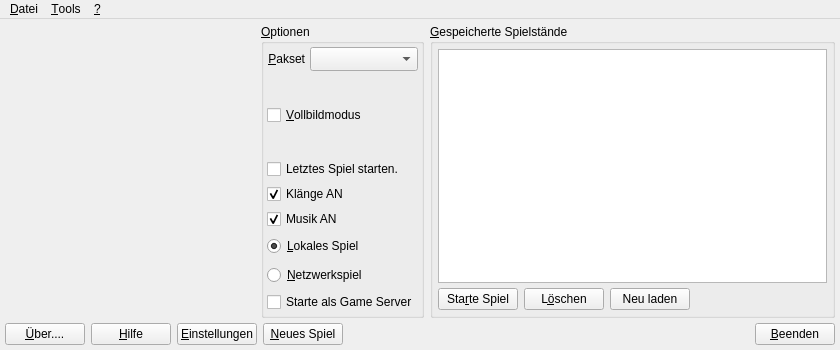
<?xml version="1.0" encoding="UTF-8"?>
<ui version="4.0">
 <class>simurun2Class</class>
 <widget class="QMainWindow" name="simurun2Class">
  <property name="windowModality">
   <enum>Qt::ApplicationModal</enum>
  </property>
  <property name="geometry">
   <rect>
    <x>0</x>
    <y>0</y>
    <width>840</width>
    <height>350</height>
   </rect>
  </property>
  <property name="minimumSize">
   <size>
    <width>0</width>
    <height>0</height>
   </size>
  </property>
  <property name="maximumSize">
   <size>
    <width>16777215</width>
    <height>16777215</height>
   </size>
  </property>
  <property name="dockNestingEnabled">
   <bool>true</bool>
  </property>
  <widget class="QWidget" name="centralWidget">
   <layout class="QVBoxLayout" name="verticalLayout_3">
    <item>
     <layout class="QHBoxLayout" name="horizontalLayout_3" stretch="0,0,1">
      <property name="spacing">
       <number>6</number>
      </property>
      <item>
       <widget class="QLabel" name="appLogoLabel">
        <property name="minimumSize">
         <size>
          <width>250</width>
          <height>250</height>
         </size>
        </property>
        <property name="maximumSize">
         <size>
          <width>250</width>
          <height>250</height>
         </size>
        </property>
        <property name="text">
         <string/>
        </property>
        <property name="pixmap">
         <pixmap resource="../simurun2.qrc">:/images/images/simutrans_starter_logo.png</pixmap>
        </property>
        <property name="scaledContents">
         <bool>true</bool>
        </property>
        <property name="alignment">
         <set>Qt::AlignCenter</set>
        </property>
        <property name="indent">
         <number>-1</number>
        </property>
        <property name="textInteractionFlags">
         <set>Qt::NoTextInteraction</set>
        </property>
       </widget>
      </item>
      <item>
       <widget class="QGroupBox" name="groupBox">
        <property name="sizePolicy">
         <sizepolicy hsizetype="Preferred" vsizetype="Preferred">
          <horstretch>0</horstretch>
          <verstretch>0</verstretch>
         </sizepolicy>
        </property>
        <property name="minimumSize">
         <size>
          <width>0</width>
          <height>0</height>
         </size>
        </property>
        <property name="maximumSize">
         <size>
          <width>16777215</width>
          <height>16777215</height>
         </size>
        </property>
        <property name="title">
         <string>&amp;Optionen</string>
        </property>
        <layout class="QVBoxLayout" name="verticalLayout_4">
         <property name="leftMargin">
          <number>3</number>
         </property>
         <property name="topMargin">
          <number>3</number>
         </property>
         <property name="rightMargin">
          <number>3</number>
         </property>
         <property name="bottomMargin">
          <number>3</number>
         </property>
         <item>
          <layout class="QGridLayout" name="gridLayout_3" columnstretch="0,1">
           <item row="1" column="0" rowspan="2" colspan="2">
            <widget class="QCheckBox" name="checkBoxFullscreen">
             <property name="minimumSize">
              <size>
               <width>0</width>
               <height>20</height>
              </size>
             </property>
             <property name="toolTip">
              <string>Simutrans im Vollbildmodus starten.</string>
             </property>
             <property name="text">
              <string>&amp;Vollbildmodus</string>
             </property>
            </widget>
           </item>
           <item row="4" column="0" colspan="2">
            <widget class="QCheckBox" name="soundCheckBox">
             <property name="minimumSize">
              <size>
               <width>100</width>
               <height>20</height>
              </size>
             </property>
             <property name="text">
              <string>Klänge AN</string>
             </property>
             <property name="checked">
              <bool>true</bool>
             </property>
            </widget>
           </item>
           <item row="3" column="0" colspan="2">
            <widget class="QCheckBox" name="lastSavedGameCheckBox">
             <property name="minimumSize">
              <size>
               <width>0</width>
               <height>20</height>
              </size>
             </property>
             <property name="toolTip">
              <string>Bei Aktivierung wird das Programmfenster 
nicht angezeigt und das zuletzt gespeicherte 
Spiel automatisch gestartet</string>
             </property>
             <property name="text">
              <string>Letztes Spiel starten.</string>
             </property>
            </widget>
           </item>
           <item row="5" column="0" colspan="2">
            <widget class="QCheckBox" name="musikCheckBox">
             <property name="minimumSize">
              <size>
               <width>0</width>
               <height>20</height>
              </size>
             </property>
             <property name="text">
              <string>Musik AN</string>
             </property>
             <property name="checkable">
              <bool>true</bool>
             </property>
             <property name="checked">
              <bool>true</bool>
             </property>
            </widget>
           </item>
           <item row="6" column="0" colspan="2">
            <widget class="QRadioButton" name="rbLokalesSpiel">
             <property name="minimumSize">
              <size>
               <width>110</width>
               <height>24</height>
              </size>
             </property>
             <property name="toolTip">
              <string>Ein lokal gespeichertes Spiel laden.</string>
             </property>
             <property name="text">
              <string>&amp;Lokales Spiel</string>
             </property>
             <property name="checked">
              <bool>true</bool>
             </property>
            </widget>
           </item>
           <item row="8" column="0" colspan="2">
            <widget class="QCheckBox" name="cbServer">
             <property name="minimumSize">
              <size>
               <width>0</width>
               <height>20</height>
              </size>
             </property>
             <property name="toolTip">
              <string>Starte Simutrans als Server.</string>
             </property>
             <property name="text">
              <string>Starte als Game Server</string>
             </property>
            </widget>
           </item>
           <item row="7" column="0" colspan="2">
            <widget class="QRadioButton" name="rbNetzSpiel">
             <property name="minimumSize">
              <size>
               <width>0</width>
               <height>24</height>
              </size>
             </property>
             <property name="toolTip">
              <string>Zu einenm neuen Netzwerkspiel verbinden
oder ein gespeichertes Netzwerkspiel laden.</string>
             </property>
             <property name="text">
              <string>&amp;Netzwerkspiel</string>
             </property>
            </widget>
           </item>
           <item row="0" column="0">
            <widget class="QLabel" name="label_2">
             <property name="minimumSize">
              <size>
               <width>0</width>
               <height>24</height>
              </size>
             </property>
             <property name="toolTip">
              <string>Das Pakset, das verwendet werden soll.</string>
             </property>
             <property name="frameShape">
              <enum>QFrame::NoFrame</enum>
             </property>
             <property name="frameShadow">
              <enum>QFrame::Plain</enum>
             </property>
             <property name="midLineWidth">
              <number>5</number>
             </property>
             <property name="text">
              <string>&amp;Pakset</string>
             </property>
             <property name="alignment">
              <set>Qt::AlignRight|Qt::AlignTrailing|Qt::AlignVCenter</set>
             </property>
             <property name="margin">
              <number>5</number>
             </property>
             <property name="buddy">
              <cstring>comboBoxPakSets</cstring>
             </property>
            </widget>
           </item>
           <item row="0" column="1">
            <widget class="QComboBox" name="comboBoxPakSets">
             <property name="minimumSize">
              <size>
               <width>0</width>
               <height>24</height>
              </size>
             </property>
             <property name="toolTip">
              <string>Das Pakset, das verwendet werden soll.</string>
             </property>
            </widget>
           </item>
          </layout>
         </item>
        </layout>
       </widget>
      </item>
      <item>
       <widget class="QGroupBox" name="gb_Saved_Games">
        <property name="sizePolicy">
         <sizepolicy hsizetype="Expanding" vsizetype="Expanding">
          <horstretch>2</horstretch>
          <verstretch>0</verstretch>
         </sizepolicy>
        </property>
        <property name="title">
         <string>&amp;Gespeicherte Spielstände</string>
        </property>
        <layout class="QVBoxLayout" name="verticalLayout_2">
         <item>
          <layout class="QVBoxLayout" name="verticalLayout" stretch="0">
           <property name="spacing">
            <number>6</number>
           </property>
           <item>
            <widget class="QTableWidget" name="tableWidget_SavedGames">
             <property name="sizePolicy">
              <sizepolicy hsizetype="Expanding" vsizetype="Expanding">
               <horstretch>0</horstretch>
               <verstretch>0</verstretch>
              </sizepolicy>
             </property>
             <property name="minimumSize">
              <size>
               <width>0</width>
               <height>0</height>
              </size>
             </property>
             <property name="maximumSize">
              <size>
               <width>16777215</width>
               <height>16777215</height>
              </size>
             </property>
             <property name="toolTip">
              <string>Die gespeicherten Spielstände. Es muss darauf geachtet werden, dass das gespeicherte Spiel zum aktiven Pakset passt.</string>
             </property>
             <property name="editTriggers">
              <set>QAbstractItemView::DoubleClicked</set>
             </property>
             <property name="showDropIndicator" stdset="0">
              <bool>false</bool>
             </property>
             <property name="alternatingRowColors">
              <bool>true</bool>
             </property>
             <property name="selectionMode">
              <enum>QAbstractItemView::SingleSelection</enum>
             </property>
             <property name="selectionBehavior">
              <enum>QAbstractItemView::SelectRows</enum>
             </property>
             <property name="sortingEnabled">
              <bool>false</bool>
             </property>
             <property name="wordWrap">
              <bool>false</bool>
             </property>
             <property name="cornerButtonEnabled">
              <bool>false</bool>
             </property>
             <attribute name="horizontalHeaderStretchLastSection">
              <bool>true</bool>
             </attribute>
             <attribute name="verticalHeaderVisible">
              <bool>false</bool>
             </attribute>
             <attribute name="verticalHeaderHighlightSections">
              <bool>false</bool>
             </attribute>
            </widget>
           </item>
          </layout>
         </item>
         <item>
          <layout class="QHBoxLayout" name="horizontalLayout_2">
           <property name="spacing">
            <number>6</number>
           </property>
           <property name="sizeConstraint">
            <enum>QLayout::SetDefaultConstraint</enum>
           </property>
           <property name="leftMargin">
            <number>0</number>
           </property>
           <property name="topMargin">
            <number>0</number>
           </property>
           <property name="rightMargin">
            <number>0</number>
           </property>
           <property name="bottomMargin">
            <number>0</number>
           </property>
           <item>
            <widget class="QPushButton" name="pushButtonLoadGame">
             <property name="enabled">
              <bool>true</bool>
             </property>
             <property name="sizePolicy">
              <sizepolicy hsizetype="Preferred" vsizetype="Preferred">
               <horstretch>0</horstretch>
               <verstretch>0</verstretch>
              </sizepolicy>
             </property>
             <property name="minimumSize">
              <size>
               <width>0</width>
               <height>0</height>
              </size>
             </property>
             <property name="maximumSize">
              <size>
               <width>16777215</width>
               <height>16777215</height>
              </size>
             </property>
             <property name="toolTip">
              <string>Gespeichertes Spiel laden.</string>
             </property>
             <property name="text">
              <string>Sta&amp;rte Spiel</string>
             </property>
             <property name="icon">
              <iconset resource="../simurun2.qrc">
               <normaloff>:/images/images/24x24/run-build.svg</normaloff>:/images/images/24x24/run-build.svg</iconset>
             </property>
            </widget>
           </item>
           <item>
            <widget class="QPushButton" name="pushButtonDeleteGame">
             <property name="enabled">
              <bool>true</bool>
             </property>
             <property name="sizePolicy">
              <sizepolicy hsizetype="Preferred" vsizetype="Preferred">
               <horstretch>0</horstretch>
               <verstretch>0</verstretch>
              </sizepolicy>
             </property>
             <property name="minimumSize">
              <size>
               <width>0</width>
               <height>0</height>
              </size>
             </property>
             <property name="maximumSize">
              <size>
               <width>16777215</width>
               <height>16777215</height>
              </size>
             </property>
             <property name="toolTip">
              <string>Gespeichertes Spiel löschen.</string>
             </property>
             <property name="text">
              <string>L&amp;öschen</string>
             </property>
             <property name="icon">
              <iconset resource="../simurun2.qrc">
               <normaloff>:/images/images/16x16/edit-delete.svg</normaloff>:/images/images/16x16/edit-delete.svg</iconset>
             </property>
            </widget>
           </item>
           <item>
            <widget class="QPushButton" name="pushButtonReload">
             <property name="toolTip">
              <string>Den Tabelleninhalt erneut einlesen.</string>
             </property>
             <property name="text">
              <string>Neu laden</string>
             </property>
             <property name="icon">
              <iconset resource="../simurun2.qrc">
               <normaloff>:/images/images/16x16/view-refresh.svg</normaloff>:/images/images/16x16/view-refresh.svg</iconset>
             </property>
            </widget>
           </item>
           <item>
            <spacer name="horizontalSpacer_2">
             <property name="orientation">
              <enum>Qt::Horizontal</enum>
             </property>
             <property name="sizeHint" stdset="0">
              <size>
               <width>40</width>
               <height>20</height>
              </size>
             </property>
            </spacer>
           </item>
          </layout>
         </item>
        </layout>
       </widget>
      </item>
     </layout>
    </item>
    <item>
     <layout class="QHBoxLayout" name="horizontalLayout">
      <property name="spacing">
       <number>6</number>
      </property>
      <property name="sizeConstraint">
       <enum>QLayout::SetDefaultConstraint</enum>
      </property>
      <property name="topMargin">
       <number>0</number>
      </property>
      <property name="bottomMargin">
       <number>0</number>
      </property>
      <item>
       <widget class="QPushButton" name="pushButtonAbout">
        <property name="minimumSize">
         <size>
          <width>0</width>
          <height>0</height>
         </size>
        </property>
        <property name="toolTip">
         <string>Zeigt Informationen über Sumitrans Starter an.</string>
        </property>
        <property name="text">
         <string>&amp;Über....</string>
        </property>
        <property name="icon">
         <iconset resource="../simurun2.qrc">
          <normaloff>:/images/images/16x16/help-about.svg</normaloff>:/images/images/16x16/help-about.svg</iconset>
        </property>
       </widget>
      </item>
      <item>
       <widget class="QPushButton" name="pushButtonHelp">
        <property name="enabled">
         <bool>true</bool>
        </property>
        <property name="minimumSize">
         <size>
          <width>0</width>
          <height>0</height>
         </size>
        </property>
        <property name="text">
         <string>&amp;Hilfe</string>
        </property>
        <property name="icon">
         <iconset resource="../simurun2.qrc">
          <normaloff>:/images/images/16x16/system-help.svg</normaloff>:/images/images/16x16/system-help.svg</iconset>
        </property>
       </widget>
      </item>
      <item>
       <widget class="QPushButton" name="pushButtonSettings">
        <property name="minimumSize">
         <size>
          <width>0</width>
          <height>0</height>
         </size>
        </property>
        <property name="maximumSize">
         <size>
          <width>16777215</width>
          <height>16777215</height>
         </size>
        </property>
        <property name="toolTip">
         <string>Einstellungen öffnen.</string>
        </property>
        <property name="text">
         <string>&amp;Einstellungen</string>
        </property>
        <property name="icon">
         <iconset resource="../simurun2.qrc">
          <normaloff>:/images/images/16x16/configure.svg</normaloff>:/images/images/16x16/configure.svg</iconset>
        </property>
       </widget>
      </item>
      <item>
       <widget class="QPushButton" name="pushButtonNewGame">
        <property name="minimumSize">
         <size>
          <width>0</width>
          <height>0</height>
         </size>
        </property>
        <property name="maximumSize">
         <size>
          <width>16777215</width>
          <height>16777215</height>
         </size>
        </property>
        <property name="toolTip">
         <string>Neues Spiel starten.</string>
        </property>
        <property name="text">
         <string>&amp;Neues Spiel</string>
        </property>
        <property name="icon">
         <iconset resource="../simurun2.qrc">
          <normaloff>:/images/images/simutrans.png</normaloff>:/images/images/simutrans.png</iconset>
        </property>
       </widget>
      </item>
      <item>
       <spacer name="horizontalSpacer">
        <property name="orientation">
         <enum>Qt::Horizontal</enum>
        </property>
        <property name="sizeHint" stdset="0">
         <size>
          <width>40</width>
          <height>20</height>
         </size>
        </property>
       </spacer>
      </item>
      <item>
       <widget class="QPushButton" name="pushButtonExit">
        <property name="minimumSize">
         <size>
          <width>0</width>
          <height>0</height>
         </size>
        </property>
        <property name="maximumSize">
         <size>
          <width>16777215</width>
          <height>16777215</height>
         </size>
        </property>
        <property name="toolTip">
         <string>Simutrans Starter beenden.</string>
        </property>
        <property name="text">
         <string>&amp;Beenden</string>
        </property>
        <property name="icon">
         <iconset resource="../simurun2.qrc">
          <normaloff>:/images/images/16x16/application-exit.svg</normaloff>:/images/images/16x16/application-exit.svg</iconset>
        </property>
       </widget>
      </item>
     </layout>
    </item>
   </layout>
  </widget>
  <widget class="QMenuBar" name="menuBar">
   <property name="geometry">
    <rect>
     <x>0</x>
     <y>0</y>
     <width>840</width>
     <height>30</height>
    </rect>
   </property>
   <widget class="QMenu" name="menuDatei">
    <property name="title">
     <string>&amp;Datei</string>
    </property>
    <addaction name="actionBeenden"/>
   </widget>
   <widget class="QMenu" name="menuTools">
    <property name="title">
     <string>&amp;Tools</string>
    </property>
    <widget class="QMenu" name="menuVersionenpruefen">
     <property name="enabled">
      <bool>false</bool>
     </property>
     <property name="title">
      <string>Auf neue &amp;Versionen prüfen</string>
     </property>
     <property name="icon">
      <iconset resource="../simurun2.qrc">
       <normaloff>:/images/images/22x22/update-low.svg</normaloff>:/images/images/22x22/update-low.svg</iconset>
     </property>
     <addaction name="actionSS2_Update"/>
     <addaction name="actionSimutrans"/>
    </widget>
    <addaction name="actionScreenshots"/>
    <addaction name="separator"/>
    <addaction name="actionUpdateSimutrans"/>
    <addaction name="menuVersionenpruefen"/>
   </widget>
   <widget class="QMenu" name="menu">
    <property name="title">
     <string>&amp;?</string>
    </property>
    <addaction name="actionHandbuch"/>
    <addaction name="actionSimutransHomepage"/>
    <addaction name="actionSimutransWiki"/>
    <addaction name="actionSimutransForum"/>
    <addaction name="separator"/>
    <addaction name="action_ueber"/>
    <addaction name="action_ueber_Qt"/>
   </widget>
   <addaction name="menuDatei"/>
   <addaction name="menuTools"/>
   <addaction name="menu"/>
  </widget>
  <action name="actionBeenden">
   <property name="icon">
    <iconset resource="../simurun2.qrc">
     <normaloff>:/images/images/16x16/application-exit.svg</normaloff>:/images/images/16x16/application-exit.svg</iconset>
   </property>
   <property name="text">
    <string>&amp;Beenden</string>
   </property>
   <property name="shortcut">
    <string>Alt+Q</string>
   </property>
  </action>
  <action name="actionHandbuch">
   <property name="enabled">
    <bool>true</bool>
   </property>
   <property name="icon">
    <iconset resource="../simurun2.qrc">
     <normaloff>:/images/images/16x16/system-help.svg</normaloff>:/images/images/16x16/system-help.svg</iconset>
   </property>
   <property name="text">
    <string>&amp;Handbuch</string>
   </property>
   <property name="shortcut">
    <string>F1</string>
   </property>
  </action>
  <action name="actionUpdateSimutrans">
   <property name="icon">
    <iconset resource="../simurun2.qrc">
     <normaloff>:/images/images/16x16/package-installed-updated.svg</normaloff>:/images/images/16x16/package-installed-updated.svg</iconset>
   </property>
   <property name="text">
    <string>&amp;Update Simutrans oder Pakset</string>
   </property>
   <property name="shortcut">
    <string>F11</string>
   </property>
  </action>
  <action name="actionScreenshots">
   <property name="enabled">
    <bool>true</bool>
   </property>
   <property name="icon">
    <iconset resource="../simurun2.qrc">
     <normaloff>:/images/images/48x48/camera-photo.png</normaloff>:/images/images/48x48/camera-photo.png</iconset>
   </property>
   <property name="text">
    <string>S&amp;creenshot Betrachter</string>
   </property>
   <property name="shortcut">
    <string>F12</string>
   </property>
  </action>
  <action name="actionSimutransWiki">
   <property name="enabled">
    <bool>true</bool>
   </property>
   <property name="icon">
    <iconset resource="../simurun2.qrc">
     <normaloff>:/images/images/128x128/internet-web-browser.svg</normaloff>:/images/images/128x128/internet-web-browser.svg</iconset>
   </property>
   <property name="text">
    <string>Simutrans Online &amp;Wiki</string>
   </property>
  </action>
  <action name="actionSimutransForum">
   <property name="enabled">
    <bool>true</bool>
   </property>
   <property name="icon">
    <iconset resource="../simurun2.qrc">
     <normaloff>:/images/images/128x128/internet-web-browser.svg</normaloff>:/images/images/128x128/internet-web-browser.svg</iconset>
   </property>
   <property name="text">
    <string>Simutrans Support &amp;Forum</string>
   </property>
  </action>
  <action name="actionSS2_Update">
   <property name="enabled">
    <bool>true</bool>
   </property>
   <property name="text">
    <string>Si&amp;mutrans Starter</string>
   </property>
  </action>
  <action name="actionSimutrans">
   <property name="enabled">
    <bool>true</bool>
   </property>
   <property name="text">
    <string>&amp;Simutrans</string>
   </property>
  </action>
  <action name="actionSimutransHomepage">
   <property name="icon">
    <iconset resource="../simurun2.qrc">
     <normaloff>:/images/images/128x128/internet-web-browser.svg</normaloff>:/images/images/128x128/internet-web-browser.svg</iconset>
   </property>
   <property name="text">
    <string>&amp;Simutrans Homepage</string>
   </property>
  </action>
  <action name="action_ueber_KDE">
   <property name="text">
    <string>Über &amp;KDE</string>
   </property>
  </action>
  <action name="action_ueber">
   <property name="icon">
    <iconset resource="../simurun2.qrc">
     <normaloff>:/images/images/16x16/help-about.svg</normaloff>:/images/images/16x16/help-about.svg</iconset>
   </property>
   <property name="text">
    <string>&amp;Über ....</string>
   </property>
  </action>
  <action name="actionSS2_Config">
   <property name="text">
    <string>Simutrans Starter</string>
   </property>
  </action>
  <action name="actionSimuPakSets">
   <property name="icon">
    <iconset resource="../simurun2.qrc">
     <normaloff>:/images/images/pak-file.png</normaloff>:/images/images/pak-file.png</iconset>
   </property>
   <property name="text">
    <string>Simutrans Pak Sets</string>
   </property>
  </action>
  <action name="action_ueber_Qt">
   <property name="icon">
    <iconset resource="../simurun2.qrc">
     <normaloff>:/images/images/16x16/qt-logo.png</normaloff>:/images/images/16x16/qt-logo.png</iconset>
   </property>
   <property name="text">
    <string>Über &amp;Qt</string>
   </property>
  </action>
 </widget>
 <layoutdefault spacing="5" margin="5"/>
 <tabstops>
  <tabstop>pushButtonExit</tabstop>
 </tabstops>
 <resources>
  <include location="../simurun2.qrc"/>
 </resources>
 <connections/>
 <slots>
  <signal>this()</signal>
  <slot>aboutQt()</slot>
 </slots>
</ui>
